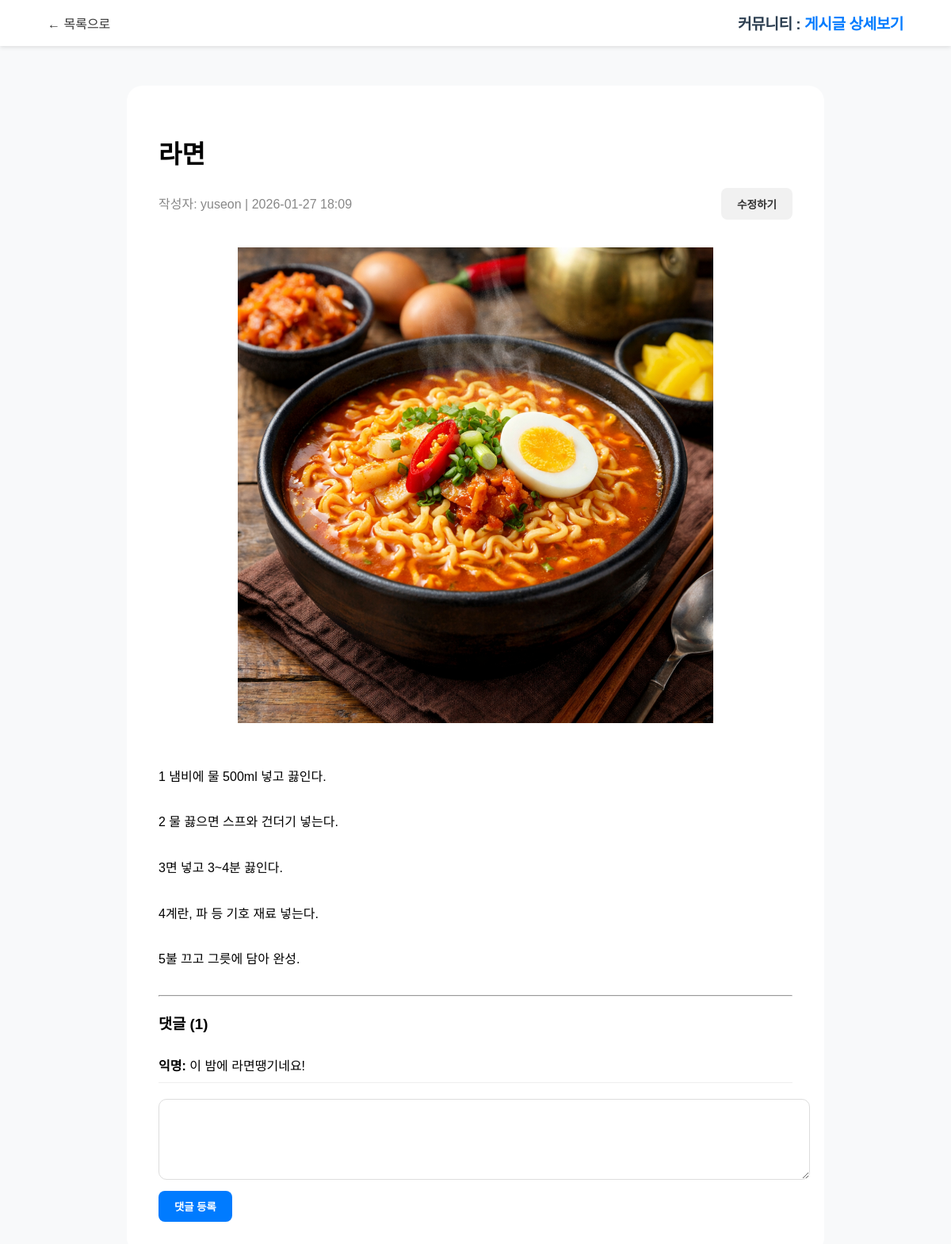
/posts/10/, run on the app's committed database.
### community/models.py (models this page shows, shortened)
class Post(models.Model):
    author = models.ForeignKey(User, on_delete=models.CASCADE)
    title = models.CharField(max_length=100) #제목
    content = models.TextField() #내용 저장될 곳
    thumbnail = models.ImageField(upload_to="community", blank=True, null=True) #이미지 저장될 곳(여기서 pip install Pillow)
    created_at = models.DateTimeField(auto_now_add=True) #글작성시간 자동 저장

class Comment(models.Model):
    author = models.ForeignKey(User, on_delete=models.CASCADE)
    post = models.ForeignKey(Post, on_delete=models.CASCADE)
    content = models.TextField()
    created_at = models.DateTimeField(auto_now_add=True) #댓글 작성 시간

### community/views.py (the view)
# urls.py: re_path("^posts/(?P<post_id>\d+)/$", views.post_detail, name="post_detail"),#상세페이지
def post_detail(request, post_id):
    my_post = Post.objects.get(id=post_id)
    if request.method == "POST":
        my_comment_content = request.POST["comment"]
        Comment.objects.create(post=my_post, content = my_comment_content, author=request.user)
        return redirect("community:post_detail", post_id=post_id)
    my_comments = my_post.comment_set.all()
    my_context = {"post":my_post, "comments": my_comments}
    return render(request, "community/post_detail.html", context=my_context)

### templates/community/post_detail.html (shortened to what this page needs)
{% load static %}
<!doctype html>
<html lang="ko">
<head>
    <link rel="stylesheet" href="{% static 'css/community.css' %}">
</head>
<body>
    <div id="navbar">
        <a href="{% url 'community:post_list' %}" style="text-decoration:none; color:#333;">← 목록으로</a>
        <span>커뮤니티 : <b>게시글 상세보기</b></span>
    </div>
    <div id="post-detail">
        <h1>{{ post.title }}</h1>
        <div style="display: flex; justify-content: space-between; align-items: baseline; margin-bottom: 15px;">
            <p style="color:#888; margin:0;">작성자: {{ post.author.username }} | {{ post.created_at|date:"Y-m-d H:i" }}</p>
            <a href="{% url 'community:post_edit' post.id %}" class="btn" style="background:#f1f1f1; color:#333; font-size:0.85rem;">수정하기</a>
        </div>
        {% if post.thumbnail %}
            <img src="{{ post.thumbnail.url }}" class="post-image-detail">
        {% endif %}
        <div style="line-height:1.8; margin:30px 0;">
            {{ post.content|linebreaksbr }}
        </div>
        <hr>
        <h3>댓글 ({{ post.comment_set.count }})</h3>
        <ul style="list-style:none; padding:0;">
            {% for comment in post.comment_set.all %}
                <li style="border-bottom:1px solid #eee; padding:10px 0;">
                    <strong>익명:</strong> {{ comment.content }}
                </li>
            {% empty %}
                <li>첫 댓글을 남겨보세요!</li>
            {% endfor %}
        </ul>
        <form method="POST" style="margin-top:20px;">
            <textarea name="comment" style="width:100%; height:80px; border-radius:10px; padding:10px; border:1px solid #ddd;"></textarea>
            <button type="submit" class="btn btn-primary" style="margin-top:10px;">댓글 등록</button>
        </form>
    </div>
</body>
</html>

### static/css/community.css (style rules this page uses)
body { font-family: 'Pretendard', sans-serif; background-color: #f8f9fa; margin: 0; padding: 0; }
#navbar { background: white; padding: 15px 5%; display: flex; justify-content: space-between; align-items: center; box-shadow: 0 2px 5px rgba(0,0,0,0.1); position: sticky; top: 0; z-index: 100; }
#navbar span { font-weight: 800; font-size: 1.2rem; color: #2c3e50; letter-spacing: -0.5px; }
#navbar span b { color: #007bff; font-weight: 800; }
#post-detail { max-width: 800px; margin: 50px auto; background: white; padding: 40px; border-radius: 20px; }
.post-image-detail { width: 100%; max-height: 600px; object-fit: contain; border-radius: 10px; margin: 20px 0; }
.btn { padding: 10px 20px; border-radius: 8px; text-decoration: none; font-weight: 600; display: inline-block; }
.btn-primary { background: #007bff; color: white; border: none; }

### data on the page
Post: title "라면", author.username "yuseon", created_at "2026-01-27 18:09", thumbnail (picture), content "1 냄비에 물 500ml 넣고 끓인다. 2 물 끓으면 스프와 건더기 넣는다. 3면 넣고 3~4분 끓인다. 4계란, 파 등 기호 재료 넣는다. 5불 끄고 그릇에 담아 완성.", comment_set.count "1"
Comment: content "이 밤에 라면땡기네요!"
